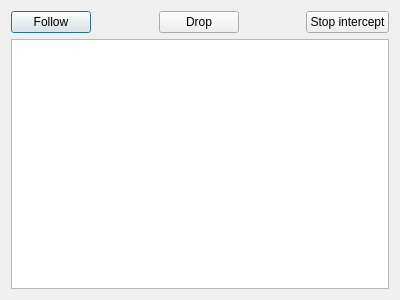
<ui version="4.0" >
 <class>Dialog</class>
 <widget class="QDialog" name="Dialog" >
  <property name="geometry" >
   <rect>
    <x>0</x>
    <y>0</y>
    <width>400</width>
    <height>300</height>
   </rect>
  </property>
  <property name="windowTitle" >
   <string>Request intercept</string>
  </property>
  <layout class="QVBoxLayout" >
   <item>
    <layout class="QHBoxLayout" >
     <item>
      <widget class="QPushButton" name="followButton" >
       <property name="text" >
        <string>Follow</string>
       </property>
      </widget>
     </item>
     <item>
      <spacer>
       <property name="orientation" >
        <enum>Qt::Horizontal</enum>
       </property>
       <property name="sizeHint" >
        <size>
         <width>40</width>
         <height>20</height>
        </size>
       </property>
      </spacer>
     </item>
     <item>
      <widget class="QPushButton" name="dropButton" >
       <property name="text" >
        <string>Drop</string>
       </property>
      </widget>
     </item>
     <item>
      <spacer>
       <property name="orientation" >
        <enum>Qt::Horizontal</enum>
       </property>
       <property name="sizeHint" >
        <size>
         <width>40</width>
         <height>20</height>
        </size>
       </property>
      </spacer>
     </item>
     <item>
      <widget class="QPushButton" name="stopButton" >
       <property name="text" >
        <string>Stop intercept</string>
       </property>
      </widget>
     </item>
    </layout>
   </item>
   <item>
    <widget class="QTextEdit" name="rawreqEdit" >
     <property name="documentTitle" >
      <string/>
     </property>
    </widget>
   </item>
  </layout>
 </widget>
 <resources/>
 <connections/>
</ui>
